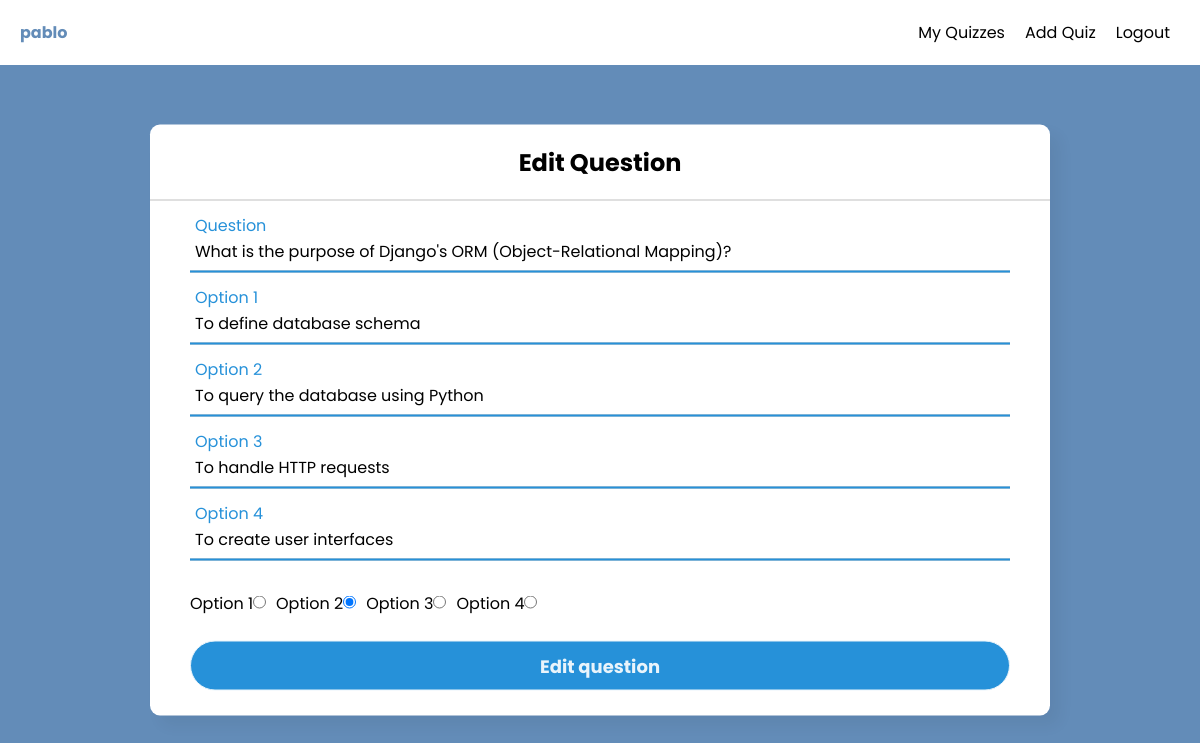
The app's page /edit-question.php?question_id=15&quiz_id=5 (signed in) with its own data.
### tables this page shows
CREATE TABLE `questions` (
  `id` int(11) NOT NULL,
  `question` varchar(200) NOT NULL,
  `quiz_id` int(11) NOT NULL
);

CREATE TABLE `options` (
  `id` int(11) NOT NULL,
  `option_number` int(11) DEFAULT NULL,
  `option_content` varchar(200) NOT NULL,
  `correct_option` int(11) DEFAULT 0,
  `question_id` int(11) NOT NULL
);

### includes/question_and_option_models.php (called while the page is built, shortened)
<?php
function get_question(object $pdo, int $question_id){
    $query = "SELECT * FROM questions where id = :question_id;";
    $statement = $pdo->prepare($query);
    $statement->bindParam(':question_id', $question_id);
    $statement->execute();
    $result = $statement->fetch(PDO::FETCH_ASSOC);
    return $result;
}
function get_options(object $pdo, int $question_id){
    $query = "SELECT * FROM options where question_id = :question_id;";
    $statement = $pdo->prepare($query);
    $statement->bindParam(':question_id', $question_id);
    $statement->execute();
    $result = $statement->fetchAll(PDO::FETCH_ASSOC);
    return $result;
}

### includes/edit-question-view.php (the view)
<?php
function render_form(){
    require_once 'db.php';
    require_once 'question_and_option_models.php';
    $question = get_question($pdo, $_GET["question_id"]);
    $options = get_options($pdo, $_GET["question_id"]);
    $question_id = $_GET['question_id'];
    $quiz_id = $_GET["quiz_id"];
    echo '<form method="POST" action="includes/edit-question-helper.php">
            <div class="txt_field">
                <input type="text" Value="' . $question["question"] . '" required name="question">
                <span></span>
                <label>Question</label>
            </div>
            <input type="text" name="question_id" value="' . $question_id . '" hidden>
            <input type="text" name="quiz_id" value="' . $quiz_id . '" hidden>';
            foreach($options as $option) {
                echo '<div class="txt_field">
                    <input type="text" value="' .  $option["option_content"] . '" required name="option' . $option["option_number"] . '">
                    <span></span>
                    <label>Option ' . $option["option_number"] . ' </label>
                </div>';
            }
            foreach($options as $option) {
                if($option["correct_option"]) {
                    echo 'Option ' . $option["option_number"] . '<input type="radio" name="correct_option" value="' . $option["option_number"] . '" id="" checked>';
                } else {
                    echo 'Option ' . $option["option_number"] . '<input type="radio" name="correct_option" value="' . $option["option_number"] . '" id="">';
                }
            }
            echo '<br><br>
            <input type="submit" value="Edit question">
            <br><br>
        </form>';
}

### static/style.css (style rules this page uses)
* { padding: 0; margin: 0; box-sizing: border-box; font-family: 'Poppins', sans-serif; }

### static/auth.css (style rules this page uses)
* { margin: 0; padding: 0; box-sizing: border-box; font-family: "Poppins", sans-serif; }
body { margin: 0; padding: 0; background-color: #638CB8; height: 100vh; overflow: hidden; }
.center form { padding: 0 40px; box-sizing: border-box; }
form .txt_field { position: relative; border-bottom: 2px solid #adadad; margin: 30px 0; }
.txt_field input { width: 100%; padding: 0 5px; height: 40px; font-size: 16px; border: none; background: none; outline: none; }
.txt_field label { position: absolute; top: 50%; left: 5px; color: #adadad; transform: translateY(-50%); font-size: 16px; pointer-events: none; transition: .5s; }
.txt_field input:focus ~ label, .txt_field input:valid ~ label { top: -5px; color: #2691d9; }
input[type="submit"] { width: 100%; height: 50px; border: 1px solid; background: #2691d9; border-radius: 25px; font-size: 18px; color: #e9f4fb; font-weight: 700; cursor: pointer; outline: none; }

### edit-question.php (style rules this page uses)
input { margin-right: 10px; }

### records on screen
questions: question "What is the purpose of Django's ORM (Object-Relational Mapping)?"
options: option1 "To define database schema", option_number "1"
options: option2 "To query the database using Python", option_number "2"
options: option3 "To handle HTTP requests", option_number "3"
options: option4 "To create user interfaces", option_number "4"

### other values on screen
$_SESSION["user"]["username"] "pablo"
